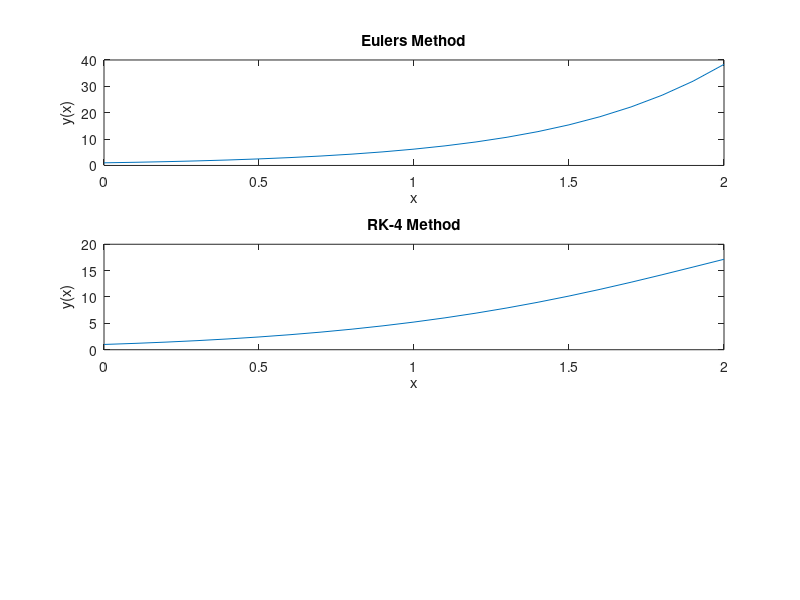

This chart was generated by the following MATLAB code: (Note: this script raises an error after producing the figure.)
%% Shahzaib Asif
% Reg. 281799
% sasif.mscse19s@rcms.nust.edu.pk
clc
clear
close all
% Solving y''-4y'+4y=0 ; y(0)=1, y'(0)=2
%% Declaring Variables
f1 = @(u,x,y)u;
f2 = @(u,x,y)4*u-4*y;
%% Initial Values
a = 2;
x0 = 0;
y0 = 1;
u0 = 2;
h = 0.1;
%% Setting Range
x = x0:h:a;
y(1) = y0;
u(1) = u0;
N = (a-x0)/h;
%% Iterations using Euler's Method
for n=1:N
    y(n+1) = y(n) + h.*f1(u(n),x(n),y(n));
    u(n+1) = u(n) + h.*f2(u(n),x(n),y(n));
    
    % Error Calculation
    % e(n+1) = abs((y(n)-y(n+1))/y(n+1));
end
%% Display of Data
%[y',u']
temp = y;
subplot(3,1,1)
plot(x,y)
title('Eulers Method')
xlabel('x')
ylabel('y(x)')
%--------------------------------------------------------------

%% Iterations using RK-4 Method
for n=1:N
    
    m1 = f1(u(n),x(n),y(n));
    k1 = f2(u(n),x(n),y(n));
    m2 = f1((u(n)+0.5*h),(x(n)+0.5*h*m1),(y(n)+0.5*h*k1));
    k2 = f2((u(n)+0.5*h),(x(n)+0.5*h*m1),(y(n)+0.5*h*k1));
    m3 = f1((u(n)+0.5*h),(x(n)+0.5*h*m2),(y(n)+0.5*h*k2));
    k3 = f2((u(n)+0.5*h),(x(n)+0.5*h*m2),(y(n)+0.5*h*k2));
    m4 = f1((u(n)+h),(x(n)+h*m3),(y(n)+h*k3));
    k4 = f2((u(n)+h),(x(n)+h*m3),(y(n)+h*k3));
    
    y(n+1) = y(n) + (1/6)*(m1+2*m2+2*m3+m4)*h;
    u(n+1) = u(n) + (1/6)*(k1+2*k2+2*k3+k4)*h; 

end
%% Display of Data
[temp',y']
subplot(3,1,2)
plot(x,y)
title('RK-4 Method')
xlabel('x')
ylabel('y(x)')

%% Actual Solution using dsolve
syms y(t) a b x
eqn = diff(y,t,2) - 4*diff(y,t) + 4*y == 0;

Dy = diff(y,t);
cond = [y(0)==1, Dy(0)==2];
ySol(t) = dsolve(eqn,cond)

%% Display of Data
t = 0:0.1:2;
subplot(3,1,3)
plot(t,ySol(t))
title('Actual Solution Graph')
xlabel('x')
ylabel('y(x)')

%% Shahzaib Asif
% sasif.mscse19s@rcms.nust.edu.pk